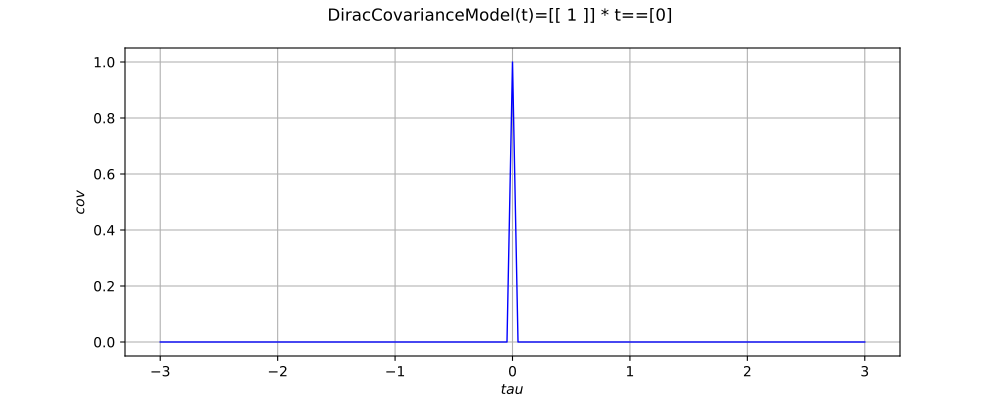

This figure's Python source:
import openturns as ot
from matplotlib import pyplot as plt
from openturns.viewer import View
covarianceModel = ot.DiracCovarianceModel()
if covarianceModel.getInputDimension() == 1:
    scale = covarianceModel.getScale()[0]
    if covarianceModel.isStationary():
        def f(x):
            return [covarianceModel(x)[0, 0]]
        func = ot.PythonFunction(1,1,f)
        func.setDescription(['$tau$', '$cov$'])
        cov_graph = func.draw(-3.0 * scale, 3.0 * scale, 129)
        fig = plt.figure(figsize=(10, 4))
        plt.suptitle(str(covarianceModel))
        cov_axis = fig.add_subplot(111)
        View(cov_graph, figure=fig, axes=[cov_axis], add_legend=False)
    else:
        def f(x):
            return [covarianceModel([x[0]], [x[1]])[0, 0]]
        func = ot.PythonFunction(2,1,f)
        func.setDescription(['$s$', '$t$', '$cov$'])
        cov_graph = func.draw([-3.0 * scale]*2, [3.0 * scale]*2, [129]*2)
        fig = plt.figure(figsize=(10, 4))
        plt.suptitle(str(covarianceModel))
        cov_axis = fig.add_subplot(111)
        View(cov_graph, figure=fig, axes=[cov_axis], add_legend=False)
